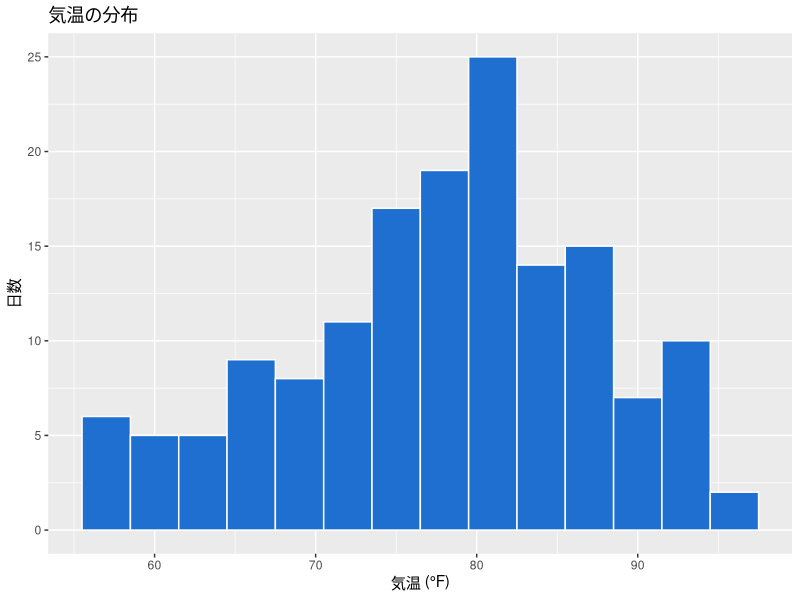
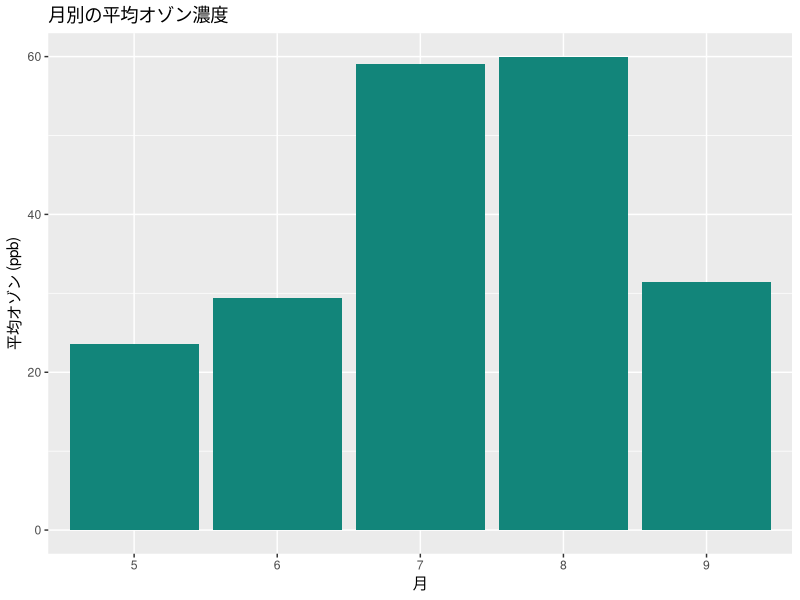
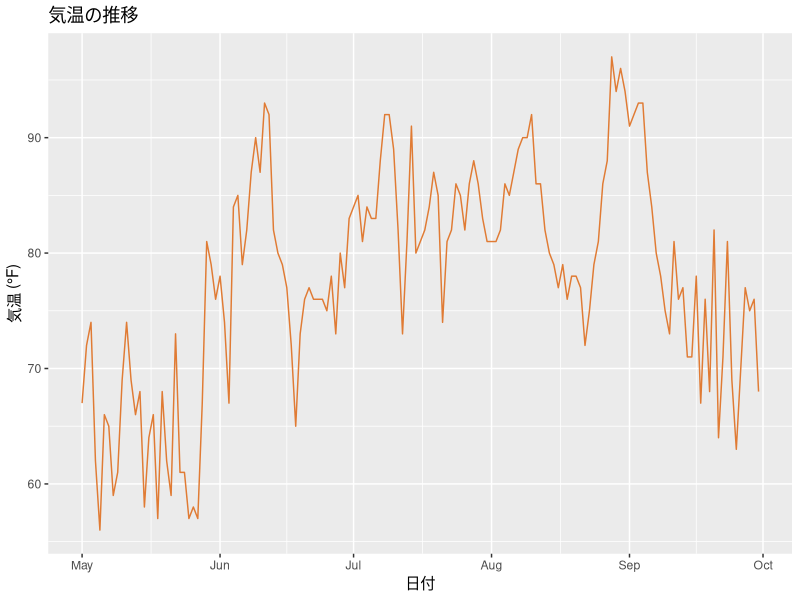
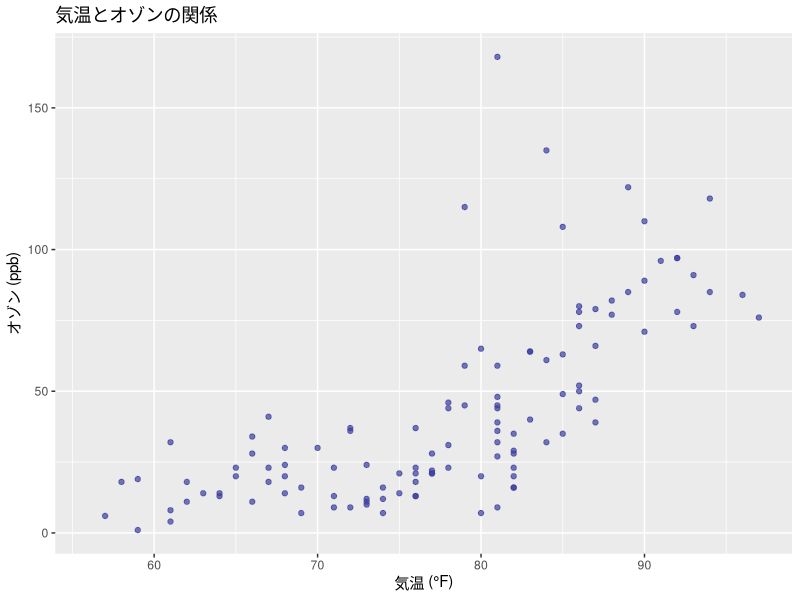
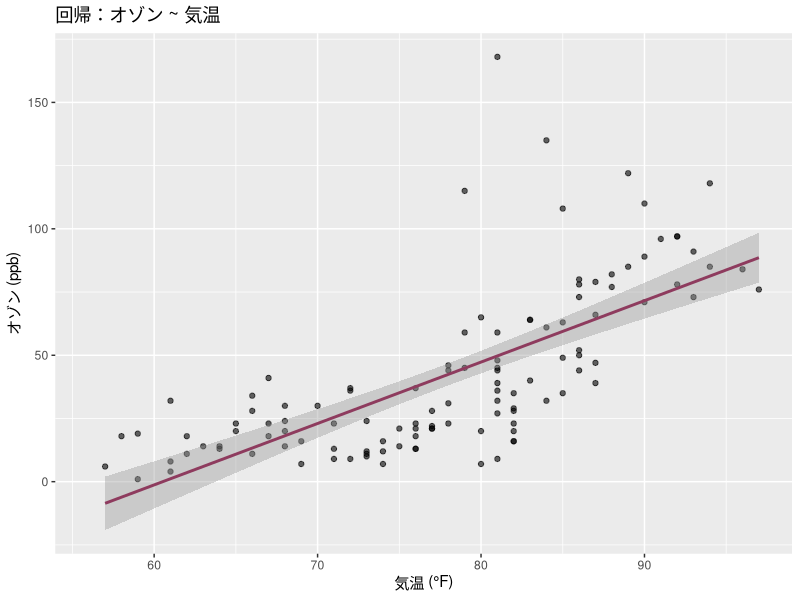

The R script that drew these images, in order:
# ============================================================
# サンプル可視化スクリプト（RStudio 用）
# データ: airquality（1973年ニューヨークの大気観測・base R 同梱）
# 必要: install.packages("tidyverse")  # 初回のみ
# ============================================================

library(ggplot2)
library(dplyr)

# ── データ準備：折れ線グラフ用に日付列を追加
data(airquality)
aq <- airquality %>%
  mutate(Date = as.Date(paste(1973, Month, Day, sep = "-")))

# 1. ヒストグラム：気温の分布 --------------------------------
ggplot(aq, aes(x = Temp)) +
  geom_histogram(binwidth = 3, fill = "#1E6FD0", color = "white") +
  labs(title = "気温の分布", x = "気温 (°F)", y = "日数")

# 2. 棒グラフ：月別の平均オゾン濃度 --------------------------
aq %>%
  group_by(Month) %>%
  summarise(Ozone_mean = mean(Ozone, na.rm = TRUE)) %>%
  ggplot(aes(x = factor(Month), y = Ozone_mean)) +
  geom_col(fill = "#12857A") +
  labs(title = "月別の平均オゾン濃度", x = "月", y = "平均オゾン (ppb)")

# 3. 折れ線グラフ：気温の時系列 ------------------------------
ggplot(aq, aes(x = Date, y = Temp)) +
  geom_line(color = "#E07B34") +
  labs(title = "気温の推移", x = "日付", y = "気温 (°F)")

# 4. 散布図：気温 vs オゾン ----------------------------------
ggplot(aq, aes(x = Temp, y = Ozone)) +
  geom_point(color = "#3B3E9E", alpha = 0.7) +
  labs(title = "気温とオゾンの関係", x = "気温 (°F)", y = "オゾン (ppb)")

# 5. 散布図 + 回帰直線 ---------------------------------------
ggplot(aq, aes(x = Temp, y = Ozone)) +
  geom_point(alpha = 0.6) +
  geom_smooth(method = "lm", se = TRUE, color = "#8E3B5E") +
  labs(title = "回帰：オゾン ~ 気温", x = "気温 (°F)", y = "オゾン (ppb)")

# 回帰係数・決定係数の確認
summary(lm(Ozone ~ Temp, data = aq))
